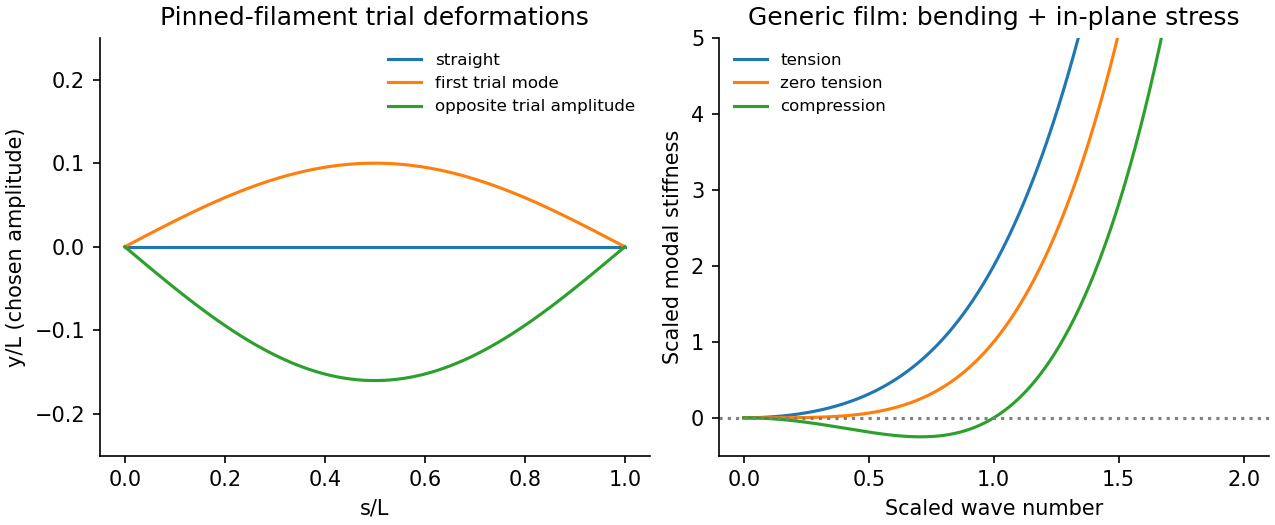

This figure's Python source:
"""Original generic-physics figure; Python 3.14, numpy and matplotlib.
PNG basename output to cwd; no source figures or media paths.
"""
import numpy as np
import matplotlib
matplotlib.use('Agg')
import matplotlib.pyplot as plt
from matplotlib.patches import Rectangle
plt.rcParams.update({'font.size':10,'figure.facecolor':'white','savefig.facecolor':'white','axes.spines.top':False,'axes.spines.right':False})
fig,(a,b)=plt.subplots(1,2,figsize=(8.5,3.5),layout='constrained');x=np.linspace(0,1,300)
for amp,lab in [(0,'straight'),(.1,'first trial mode'),(-.16,'opposite trial amplitude')]:a.plot(x,amp*np.sin(np.pi*x),label=lab)
a.set(xlabel='s/L',ylabel='y/L (chosen amplitude)',title='Pinned-filament trial deformations',ylim=(-.25,.25));a.legend(frameon=False,fontsize=8)
q=np.linspace(0,2,400)
for sig,lab in [(1,'tension'),(0,'zero tension'),(-1,'compression')]:b.plot(q,q**4+sig*q*q,label=lab)
b.axhline(0,color='gray',ls=':');b.set(xlabel='Scaled wave number',ylabel='Scaled modal stiffness',title='Generic film: bending + in-plane stress',ylim=(-.5,5));b.legend(frameon=False,fontsize=8)
fig.savefig('paper-1-buckling.png',dpi=150);plt.close(fig)
